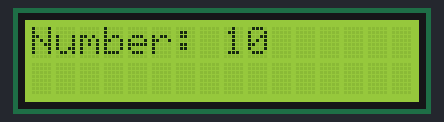
The sketch below on a simulated Arduino Uno, built with avr-gcc and run on an emulated ATmega328P. Shown: 16×2 character LCD.

Above: at 0.1 s.
At 1.1 s:
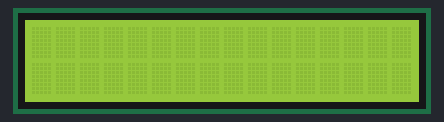
At 2.1 s:
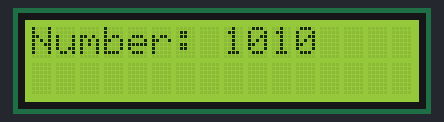
At 3.1 s:
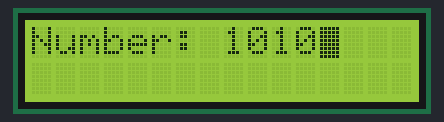

Measured:
- by itself, everything shown: repeats every 5.0 s, in 5 steps
- what the display in image 1 shows lasts 1.0 s, from 1.1 s to 2.1 s
- what the display in image 3 shows lasts 2.0 s, from 3.1 s to 5.1 s

The sketch:

all_about_lcd.ino
```cpp
// This is arduino project to understand all function and tools of LiquidCrystal library.

#include<LiquidCrystal.h>  // including the LCD library.

LiquidCrystal sample_lcd(4,5,6,7,8,9);   // creating the lcd object as "sample_lcd".

void setup() {
  // put your setup code here, to run once:
sample_lcd.begin(16,2);    // initializing the lcd object as 16 by 2 lcd module.
sample_lcd.clear();
}

void loop() {
  // put your main code here, to run repeatedly:
sample_lcd.setCursor(0,0);
// printing the string type data into lcd screen.
//String string = "Hi Arduino";
//sample_lcd.print(string);

// printing the integer data.
//int number = 1045;
//sample_lcd.print("Number: ");
//sample_lcd.setCursor(8,0);
//sample_lcd.print(number);

// printing the floating number on screen.
//float f_number = 16.4556456;
//sample_lcd.print("Fnumber: ");
//sample_lcd.setCursor(8,0);
//sample_lcd.print(f_number,4);    // printing the floating number with 4 digits precision.
//sample_lcd.cursor();           // for showing the cursor on screen.

// printing the number with base BIN,DEC,OCT,HEX.
int number = 10;
sample_lcd.print("Number:");
sample_lcd.setCursor(8,0);
sample_lcd.print(number);
delay(1000);
sample_lcd.noDisplay();   // off showing display.
delay(1000);
sample_lcd.display();     // on showing display.
sample_lcd.setCursor(8,0);
sample_lcd.print(number,BIN);
delay(1000);
sample_lcd.blink();        // on blinking cursor for 2 second delay.
delay(2000);
sample_lcd.noBlink();     // off blinking cursor.
sample_lcd.clear();       // for clearing the data in lcd.
}
```

Source omitted: images.c (data table, 15393 bytes), for_lcd_menu.c (data table, 18471 bytes)
